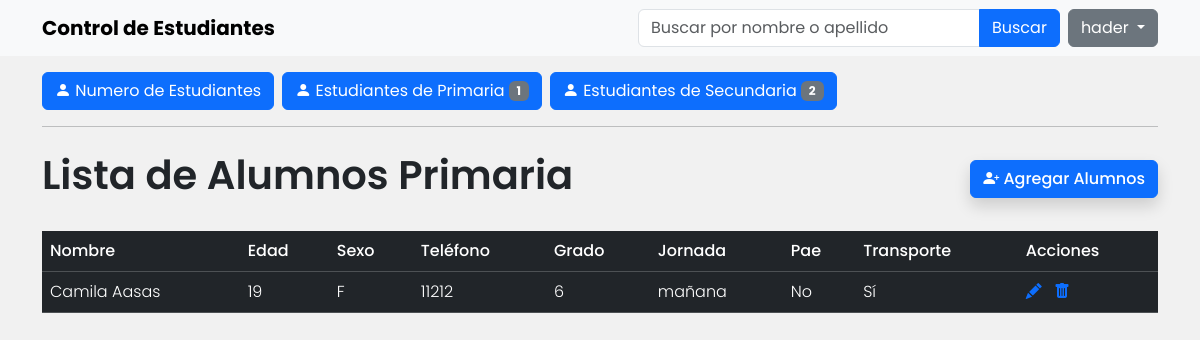
The page /primaria/ (signed in) on the database as committed earlier.
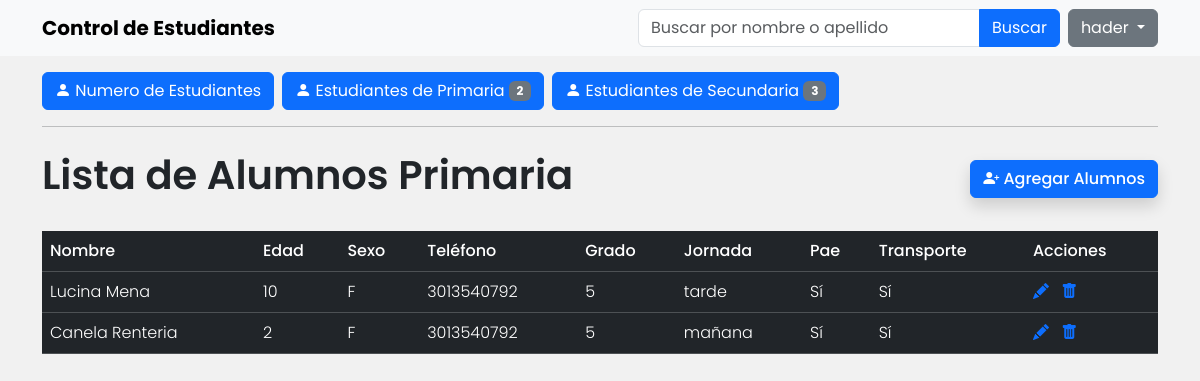
The same page on the database as committed later.
### Apps/Alumno/models.py (models this page shows, shortened)
class Alumno(models.Model):
    _nombre = models.CharField(max_length=150, blank=False)
    _apellido = models.CharField(max_length=150, blank=False)
    _edad = models.IntegerField(blank=False)
    _sexo = models.CharField(
        max_length=1,
        choices=[("M", "Masculino"), ("F", "Femenino")],
        blank=False,
    )
    _telefono = models.CharField(max_length=10, blank=True)
    _grado = models.CharField(
        max_length=10,
        blank=True,
        choices=[("1", "Primero"), ("2", "Segundo"), ("3", "Tercero"), ("4", "Cuarto"), ("5", "Quinto"), ("6", "Sexto"), ("7", "Séptimo"), ("8", "Octavo"), ("9", "Noveno"), ("10", "Décimo"), ("11", "Undécimo")],
    )
    _jornada = models.CharField(
        max_length=10,
        choices=[("mañana", "Mañana"), ("tarde", "Tarde")],
        blank=True,
    )
    _pae = models.BooleanField(default=False)
    _transporte = models.BooleanField(default=False)
    class Meta:
        abstract = True
    @property
    def nombre(self):
        return self._nombre
    @property
    def apellido(self):
        return self._apellido
    @property
    def edad(self):
        return self._edad
    @property
    def sexo(self):
        return self._sexo
    @property
    def telefono(self):
        return self._telefono
    @property
    def grado(self):
        return self._grado
    @property
    def jornada(self):
        return self._jornada
    @property
    def pae(self):
        return self._pae
    @property
    def transporte(self):
        return self._transporte

class EstudiantePrimaria(Alumno):
    etapa = models.CharField(
        max_length=10,
        choices=[("primaria", "Primaria")],
        default="primaria"
    )

### Apps/Alumno/views.py (the view)
# urls.py: path('primaria/', v.inicio_primaria, name='inicio_primaria'),
@login_required
def inicio_primaria(request):
    query = request.GET.get('q')
    if query:
        estudiantes_primaria = EstudiantePrimaria.objects.filter(
            Q(nombre__icontains=query) |
            Q(apellido__icontains=query)
        )
    else:
        estudiantes_primaria = EstudiantePrimaria.objects.all()
    estudiantes_secundaria = EstudianteSecundaria.objects.all()  # Asegúrate de obtener también los estudiantes de secundaria
    context = {
        'estudiantes_primaria': estudiantes_primaria,
        'estudiantes_secundaria': estudiantes_secundaria,  # Pasar al contexto
        'query': query,
    }
    return render(request, 'Alumno/primaria.html', context)

### Apps/Alumno/templates/Alumno/primaria.html (shortened to what this page needs)
{% extends 'Alumno/base.html' %}
{% block content %}
    <section class="my-3">
        <div class="d-flex gap-2">
            <a type="button" class="btn btn-primary" href="{% url "inicio" %}">
                <i class="bi bi-person-fill"></i> Numero de Estudiantes
            </a>
            <a type="button" class="btn btn-primary" href="{% url "inicio_primaria" %}">
                <i class="bi bi-person-fill"></i> Estudiantes de Primaria <span class="badge text-bg-secondary">{{ estudiantes_primaria.count }}</span>
            </a>
            <a type="button" class="btn btn-primary" href="{% url "inicio_secundaria" %}">
                <i class="bi bi-person-fill"></i> Estudiantes de Secundaria <span class="badge text-bg-secondary">{{ estudiantes_secundaria.count }}</span>
            </a>
        </div>
    </section>
    <hr>
    <div class="d-flex justify-content-between align-items-center my-4">
        <h1 class="fw-semibold">Lista de Alumnos Primaria</h1>
        <a class="btn btn-primary shadow fw-medium" href="{% url 'alumno_new' %}"><i class="bi bi-person-plus-fill"></i> Agregar Alumnos</a>
    </div>
    <table class="table table-dark mt-4">
        <thead>
            <tr>
                <th class="fw-medium">Nombre</th>
                <th class="fw-medium">Edad</th>
                <th class="fw-medium">Sexo</th>
                <th class="fw-medium">Teléfono</th>
                <th class="fw-medium">Grado</th>
                <th class="fw-medium">Jornada</th>
                <th class="fw-medium">Pae</th>
                <th class="fw-medium">Transporte</th>
                <th class="fw-medium">Acciones</th>
            </tr>
        </thead>
        <tbody>
            {% for alumno in estudiantes_primaria %}
                <tr>
                    <td class="fw-light">{{ alumno.nombre }} {{ alumno.apellido }}</td>
                    <td class="fw-light">{{ alumno.edad }}</td>
                    <td class="fw-light">{{ alumno.sexo }}</td>
                    <td class="fw-light">{{ alumno.telefono }}</td>
                    <td class="fw-light">{{ alumno.grado }}</td>
                    <td class="fw-light">{{ alumno.jornada }}</td>
                    <td class="fw-light">{{ alumno.pae|yesno:"Sí,No" }}</td>
                    <td class="fw-light">{{ alumno.transporte|yesno:"Sí,No" }}</td>
                    <td>
                        <a href="{% url 'alumno_update' alumno.id %}?next={% url 'inicio_primaria' %}" class="me-2" aria-label="Editar"><i class="bi bi-pencil-fill"></i></a>
                        <a class="" data-bs-toggle="modal" data-bs-target="#ModalDelete" data-id="{{ alumno.id }}" role="button" aria-label="Borrar"><i class="bi bi-trash-fill"></i></a>
                    </td>
                </tr>
            {% endfor %}
        </tbody>
    </table>
{% endblock %}

Rows that differ between the two databases and show on the page:
removed EstudiantePrimaria: nombre "Camila", apellido "Aasas", edad "19", sexo "F", telefono "11212", grado "6", jornada "mañana", pae "No", transporte "Sí"
added EstudiantePrimaria: nombre "Lucina", apellido "Mena", edad "10", sexo "F", telefono "3013540792", grado "5", jornada "tarde", pae "Sí", transporte "Sí"
added EstudiantePrimaria: nombre "Canela", apellido "Renteria", edad "2", sexo "F", telefono "3013540792", grado "5", jornada "mañana", pae "Sí", transporte "Sí"
Other text that changed with them:
{{ estudiantes_primaria.count }}: "1" → "2"
{{ estudiantes_secundaria.count }}: "2" → "3"
